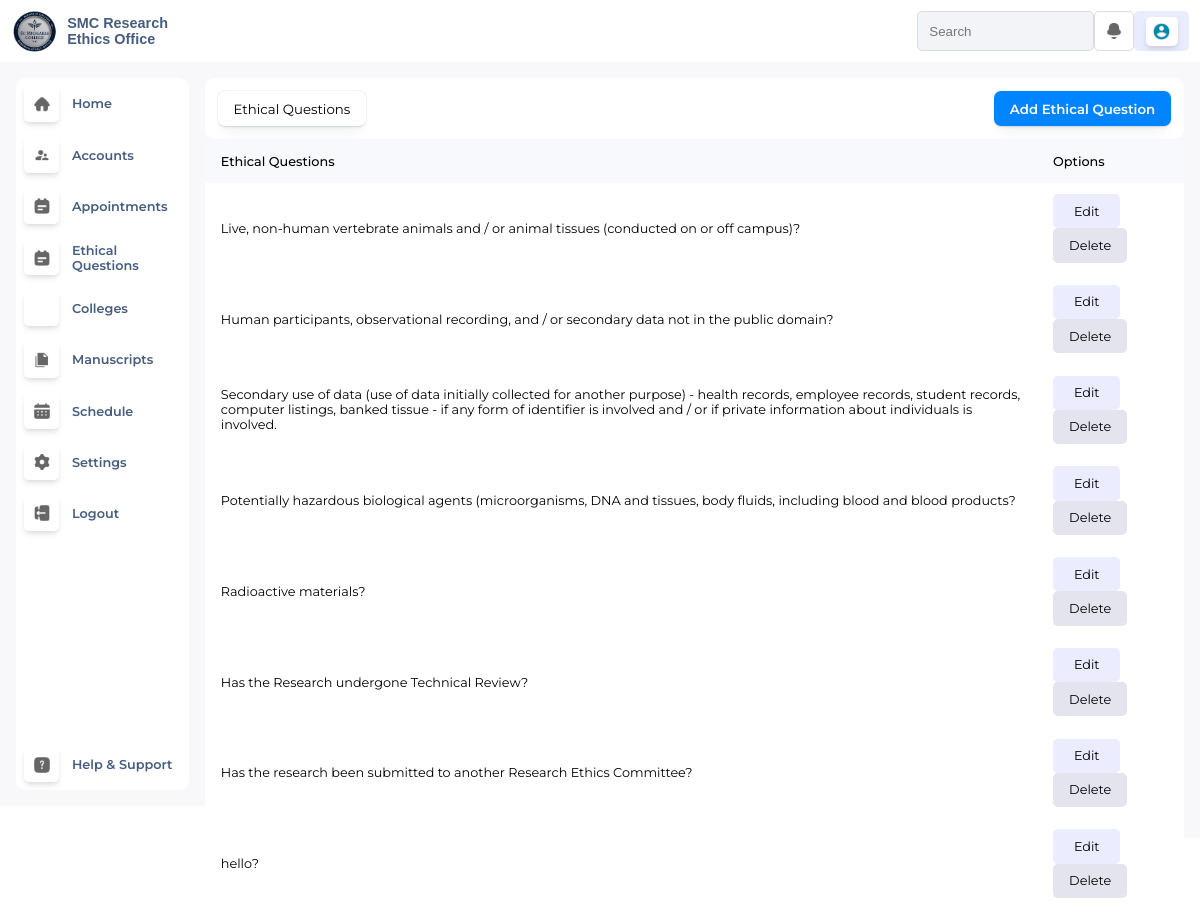
The app's page /adminEthicalRiskQuestions/, older data.
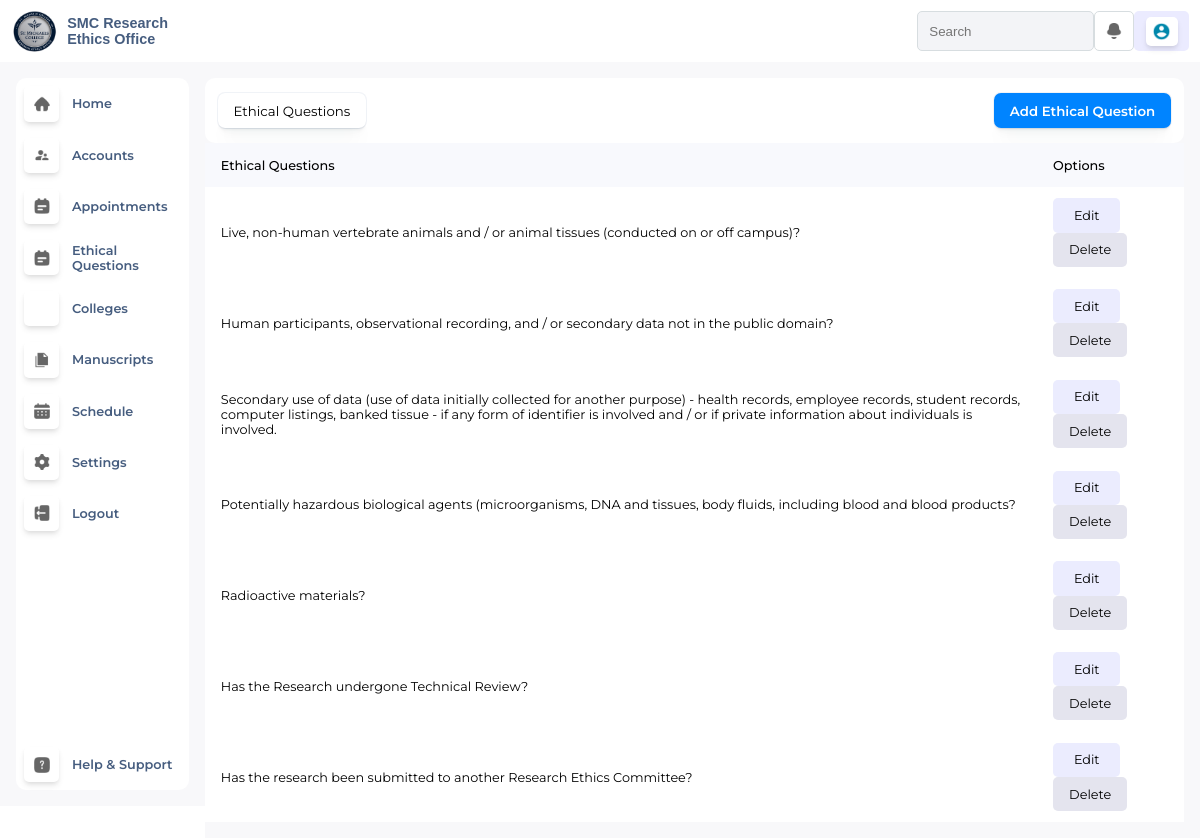
The same page, newer data.
### EthicsApp/views/models.py (models this page shows, shortened)
class EthicalRiskQuestions(models.Model):
    ethicalQuestions = models.CharField(max_length=350, null=True)

### EthicsApp/views/adminDashboard.py (the view)
# urls.py: re_path(r'^adminEthicalRiskQuestions/$', views.adminEthicalRiskQuestions, name='adminEthicalRiskQuestions'),
def adminEthicalRiskQuestions(request):
    profile_picture = request.session.get('profile_picture', None)
    account_type = request.session.get('account_type', None)
    ethicalRiskQuestions_data = [
        {
            'id': question.id,  # Include the ID here
            'ethicalQuestions': question.ethicalQuestions,
        }
        for question in EthicalRiskQuestions.objects.all()
    ]
    context = {
        'profile_picture': profile_picture,
        'account_type': account_type,
        'ethicalRiskQuestions': ethicalRiskQuestions_data,
    }
    return render(request, 'admin/adminEthicalQuestions.html', context)

### EthicsApp/templates/admin/adminEthicalQuestions.html (shortened to what this page needs)
{% extends "master.html" %}
{% load static %}
{% block css %}
<link rel="stylesheet" href="{% static './css/adminDashboard.css' %}">
<link rel="stylesheet" href="{% static './css/adminEthicalRiskQuestions.css' %}">
<link rel="stylesheet" href="https://cdnjs.cloudflare.com/ajax/libs/font-awesome/6.6.0/css/all.min.css"
 />
{% endblock %}
{% block content %}
<div class="MainContainer">
  {% include './adminTopNav.html' %}
  <div class="MC-Bottom">
      {% include './adminNav.html' %}
      <div id="College-Content">
          <div class="CC-Top">
              <div class="CCT-Left">
                  <button class="active-btn" style="background-color: rgb(255, 255, 255);" id="ListOfEthicalAnswers">Ethical Questions</button>
              </div>
              <div class="CCT-Right">
                  <button id="AddEthicalRiskQuestions-btn">Add Ethical Question</button>
              </div>
          </div>
          <div id="StudentAcc-Area">
              <table>
                  <tr>
                      <th>Ethical Questions</th>
                      <th>Options</th>
                  </tr>
                  {% for x in ethicalRiskQuestions %}
                  <tr>
                      <td>{{ x.ethicalQuestions }}</td>
                      <td>
                        <button class="TableEdit-Btn" type="button" data-id="{{ x.id }}" data-question="{{ x.ethicalQuestions }}">Edit</button>
                          <a href="{% url 'adminDeleteEthicalRiskQuestions' x.id %}" onclick="return confirm('Are you sure you want to delete this question?');">
                              <button class="TableDelete-Btn" type="button">Delete</button>
                          </a>
                      </td>
                  </tr>
                  {% endfor %}
              </table>
          </div>
      </div>
  </div>
</div>
{% endblock %}

Row changes from the older to the newer data that the page shows:
removed EthicalRiskQuestions: ethicalQuestions "hello?"
Text that changed along with them:
list line gone: "Edit Delete"
